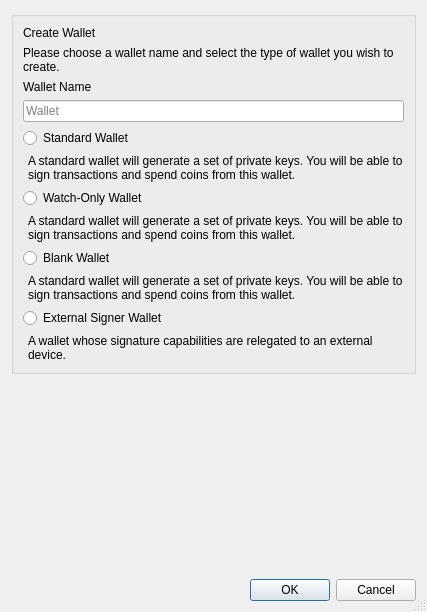
<?xml version="1.0" encoding="UTF-8"?>
<ui version="4.0">
 <class>CreateWalletDialog</class>
 <widget class="QDialog" name="CreateWalletDialog">
  <property name="geometry">
   <rect>
    <x>0</x>
    <y>0</y>
    <width>427</width>
    <height>612</height>
   </rect>
  </property>
  <property name="windowTitle">
   <string>Create Wallet</string>
  </property>
  <property name="sizeGripEnabled">
   <bool>true</bool>
  </property>
  <layout class="QVBoxLayout" name="verticalLayout">
   <item>
    <widget class="QStackedWidget" name="stackedWidget">
     <widget class="QGroupBox" name="page_1">
      <layout class="QVBoxLayout" name="verticalLayout_5">
       <item>
        <widget class="QLabel" name="label_title">
         <property name="text">
          <string>Create Wallet</string>
         </property>
        </widget>
       </item>
       <item>
        <widget class="QLabel" name="label_subtitle">
         <property name="text">
          <string>Please choose a wallet name and select the type of wallet you wish to create.</string>
         </property>
         <property name="wordWrap">
          <bool>true</bool>
         </property>
        </widget>
       </item>
       <item>
        <widget class="QWidget" name="widgetName" native="true">
         <property name="minimumSize">
          <size>
           <width>0</width>
           <height>0</height>
          </size>
         </property>
         <layout class="QVBoxLayout" name="verticalLayout_2">
          <property name="leftMargin">
           <number>0</number>
          </property>
          <property name="topMargin">
           <number>0</number>
          </property>
          <property name="rightMargin">
           <number>0</number>
          </property>
          <property name="bottomMargin">
           <number>0</number>
          </property>
          <item>
           <widget class="QLabel" name="wallet_name_label">
            <property name="text">
             <string>Wallet Name</string>
            </property>
           </widget>
          </item>
          <item>
           <widget class="QLineEdit" name="wallet_name_line_edit">
            <property name="minimumSize">
             <size>
              <width>262</width>
              <height>0</height>
             </size>
            </property>
            <property name="placeholderText">
             <string>Wallet</string>
            </property>
           </widget>
          </item>
         </layout>
        </widget>
       </item>
       <item>
        <widget class="QWidget" name="widgetStandard" native="true">
         <property name="minimumSize">
          <size>
           <width>0</width>
           <height>0</height>
          </size>
         </property>
         <layout class="QVBoxLayout" name="verticalLayout_3">
          <property name="leftMargin">
           <number>0</number>
          </property>
          <property name="topMargin">
           <number>0</number>
          </property>
          <property name="rightMargin">
           <number>0</number>
          </property>
          <property name="bottomMargin">
           <number>0</number>
          </property>
          <item>
           <widget class="QRadioButton" name="radio_btn_standard_wallet">
            <property name="text">
             <string>Standard Wallet</string>
            </property>
            <attribute name="buttonGroup">
             <string notr="true">radio_button_group</string>
            </attribute>
           </widget>
          </item>
          <item>
           <widget class="QLabel" name="label_standard_wallet">
            <property name="text">
             <string>A standard wallet will generate a set of private keys. You will be able to sign transactions and spend coins from this wallet.</string>
            </property>
            <property name="wordWrap">
             <bool>true</bool>
            </property>
            <property name="indent">
             <number>5</number>
            </property>
           </widget>
          </item>
         </layout>
        </widget>
       </item>
       <item>
        <widget class="QWidget" name="widgetWatchOnly" native="true">
         <property name="minimumSize">
          <size>
           <width>0</width>
           <height>0</height>
          </size>
         </property>
         <layout class="QVBoxLayout" name="verticalLayout_4">
          <property name="leftMargin">
           <number>0</number>
          </property>
          <property name="topMargin">
           <number>0</number>
          </property>
          <property name="rightMargin">
           <number>0</number>
          </property>
          <property name="bottomMargin">
           <number>0</number>
          </property>
          <item>
           <widget class="QRadioButton" name="radio_btn_watch_only">
            <property name="text">
             <string>Watch-Only Wallet</string>
            </property>
            <attribute name="buttonGroup">
             <string notr="true">radio_button_group</string>
            </attribute>
           </widget>
          </item>
          <item>
           <widget class="QLabel" name="label_watch_only">
            <property name="text">
             <string>A standard wallet will generate a set of private keys. You will be able to sign transactions and spend coins from this wallet.</string>
            </property>
            <property name="wordWrap">
             <bool>true</bool>
            </property>
            <property name="indent">
             <number>5</number>
            </property>
           </widget>
          </item>
         </layout>
        </widget>
       </item>
       <item>
        <widget class="QWidget" name="widgetBlank" native="true">
         <property name="minimumSize">
          <size>
           <width>0</width>
           <height>0</height>
          </size>
         </property>
         <layout class="QVBoxLayout" name="verticalLayout_4">
          <property name="leftMargin">
           <number>0</number>
          </property>
          <property name="topMargin">
           <number>0</number>
          </property>
          <property name="rightMargin">
           <number>0</number>
          </property>
          <property name="bottomMargin">
           <number>0</number>
          </property>
          <item>
           <widget class="QRadioButton" name="radio_btn_blank">
            <property name="text">
             <string>Blank Wallet</string>
            </property>
            <attribute name="buttonGroup">
             <string notr="true">radio_button_group</string>
            </attribute>
           </widget>
          </item>
          <item>
           <widget class="QLabel" name="label_blank">
            <property name="text">
             <string>A standard wallet will generate a set of private keys. You will be able to sign transactions and spend coins from this wallet.</string>
            </property>
            <property name="wordWrap">
             <bool>true</bool>
            </property>
            <property name="indent">
             <number>5</number>
            </property>
           </widget>
          </item>
         </layout>
        </widget>
       </item>
       <item>
        <widget class="QWidget" name="widgetExtSigner" native="true">
         <property name="minimumSize">
          <size>
           <width>0</width>
           <height>0</height>
          </size>
         </property>
         <layout class="QVBoxLayout" name="verticalLayout_4">
          <property name="leftMargin">
           <number>0</number>
          </property>
          <property name="topMargin">
           <number>0</number>
          </property>
          <property name="rightMargin">
           <number>0</number>
          </property>
          <property name="bottomMargin">
           <number>0</number>
          </property>
          <item>
           <widget class="QRadioButton" name="radio_btn_ext_signer">
            <property name="text">
             <string>External Signer Wallet</string>
            </property>
            <attribute name="buttonGroup">
             <string notr="true">radio_button_group</string>
            </attribute>
           </widget>
          </item>
          <item>
           <widget class="QLabel" name="label_ext_signer">
            <property name="text">
             <string>A wallet whose signature capabilities are relegated to an external device.</string>
            </property>
            <property name="wordWrap">
             <bool>true</bool>
            </property>
            <property name="indent">
             <number>5</number>
            </property>
           </widget>
          </item>
         </layout>
        </widget>
       </item>
      </layout>
     </widget>
     <widget class="QWidget" name="page_2">
      <layout class="QVBoxLayout" name="verticalLayout_12">
       <item>
        <widget class="QLabel" name="label_encrypt">
         <property name="text">
          <string>Encrypt Wallet</string>
         </property>
        </widget>
       </item>
       <item>
        <widget class="QLabel" name="label_subtitle_encrypt">
         <property name="text">
          <string>By encrypting your wallet your funds will be safe but if you loose the passphrase, you will not be able to access your coins anymore.</string>
         </property>
         <property name="wordWrap">
          <bool>true</bool>
         </property>
        </widget>
       </item>
       <item>
        <widget class="QCheckBox" name="checkbox_encrypt">
         <property name="text">
          <string>Do you wish to encrypt it?</string>
         </property>
        </widget>
       </item>
       <item>
        <spacer name="verticalSpacer">
         <property name="orientation">
          <enum>Qt::Vertical</enum>
         </property>
         <property name="sizeHint" stdset="0">
          <size>
           <width>20</width>
           <height>40</height>
          </size>
         </property>
        </spacer>
       </item>
      </layout>
     </widget>
    </widget>
   </item>
   <item>
    <spacer name="verticalSpacer_2">
     <property name="orientation">
      <enum>Qt::Vertical</enum>
     </property>
     <property name="sizeHint" stdset="0">
      <size>
       <width>20</width>
       <height>0</height>
      </size>
     </property>
    </spacer>
   </item>
   <item>
    <widget class="QDialogButtonBox" name="buttonBox">
     <property name="orientation">
      <enum>Qt::Horizontal</enum>
     </property>
     <property name="standardButtons">
      <set>QDialogButtonBox::Cancel|QDialogButtonBox::Ok</set>
     </property>
    </widget>
   </item>
  </layout>
 </widget>
 <resources/>
 <connections>
  <connection>
   <sender>buttonBox</sender>
   <signal>accepted()</signal>
   <receiver>CreateWalletDialog</receiver>
   <slot>accept()</slot>
   <hints>
    <hint type="sourcelabel">
     <x>248</x>
     <y>254</y>
    </hint>
    <hint type="destinationlabel">
     <x>157</x>
     <y>274</y>
    </hint>
   </hints>
  </connection>
  <connection>
   <sender>buttonBox</sender>
   <signal>rejected()</signal>
   <receiver>CreateWalletDialog</receiver>
   <slot>reject()</slot>
   <hints>
    <hint type="sourcelabel">
     <x>316</x>
     <y>260</y>
    </hint>
    <hint type="destinationlabel">
     <x>286</x>
     <y>274</y>
    </hint>
   </hints>
  </connection>
 </connections>
 <buttongroups>
  <buttongroup name="radio_button_group"/>
 </buttongroups>
</ui>
